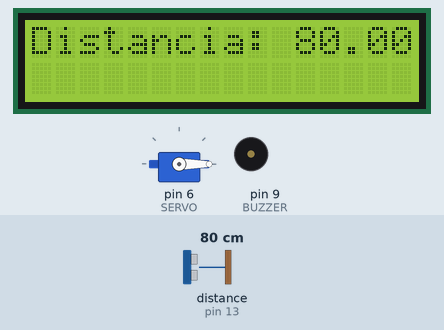
Bench run of a sketch on a simulated Arduino Uno, built with avr-gcc and run on an emulated ATmega328P. Parts: 16×2 character LCD, servo, buzzer (waves = sounding, pin HIGH). The inputs (shaded band) are chosen by the test bench; at power-on: distance to the obstacle (sensor on pin 13) 80 cm. What the sketch prints to the serial monitor is not drawn.

Above: at 1.2 s.
1.3 s: distance to the obstacle (sensor on pin 13) set to 73 cm
At 3.4 s:
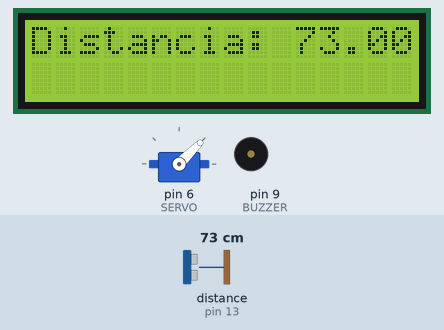
8.3 s: distance to the obstacle (sensor on pin 13) set to 65 cm
At 11.5 s:
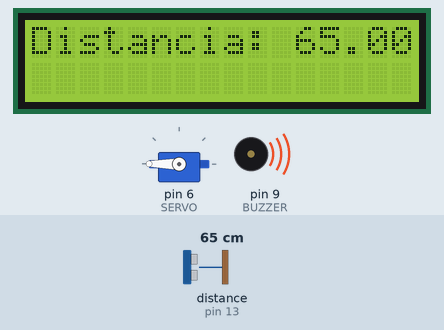
15.3 s: distance to the obstacle (sensor on pin 13) set to 2 cm
At 16.0 s:
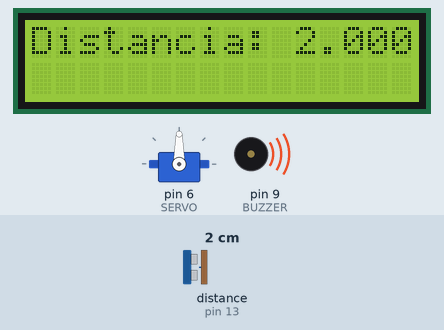
Timing chart, 0 to 28.1 s (numbered marks = the images above; inputs shaded):
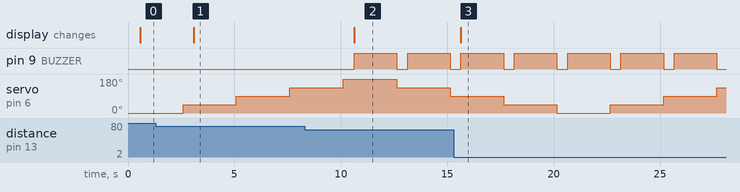

Measured:
- the behaviour switches between 70 and 69 cm on distance to the obstacle (sensor on pin 13) (found by bisection; images 1 and 2)
- after the input at 1.3 s, the display: changes after 1.8 s (image 1)
- after the input at 8.3 s, pin 9 (BUZZER): alternates HIGH for 2.0 s and LOW for 0.51 s, starting after 2.3 s; the display: changes after 2.3 s (image 2)
- after the input at 15.3 s, the display: changes after 0.35 s (image 3)

The sketch:

servo.ino
```cpp
#include <Servo.h>
#include <Ultrasonic.h>
#include "Wire.h"
#include "Adafruit_LiquidCrystal.h"

#define SERVO 6 // Porta Digital 6 PWM
#define BUZZER 9
#define LIMITE 70
#define anguloFinal 180
#define espacos 45
#define tempoParado 2000

Servo s; // Variável Servo
int pos; // Posição Servo
float distancia;

Ultrasonic ultrasonic(10, 13);
Adafruit_LiquidCrystal lcd(12, 11, 5, 4, 3, 2);

void pegarDistancia(int pos){
    digitalWrite(BUZZER,LOW);
    s.write(pos);
    delay(500);
    distancia = ultrasonic.distanceRead();
    Serial.print("Distancia em CM: ");
    Serial.println(distancia);
    lcd.setCursor(11, 0);
    lcd.print(distancia);
    if(distancia < LIMITE){
      digitalWrite(BUZZER,HIGH);
    }
    delay(tempoParado);
  }
void setup ()
{
  pinMode(BUZZER, OUTPUT);
  lcd.begin(16, 2);
  lcd.print("Distancia: ");
  Serial.begin(9600);
  s.attach(SERVO);
  s.write(0); // Inicia motor posição zero
}

void loop()
{
  // Pass INC as a parameter to get the distance in inches
  for(pos = 0; pos <= anguloFinal; pos = pos + espacos)
  {
    pegarDistancia(pos);
  }
/*delay(1000);*/
  for(pos = anguloFinal - espacos; pos >= espacos; pos = pos - espacos)
  {
    pegarDistancia(pos);
  }
}
```
